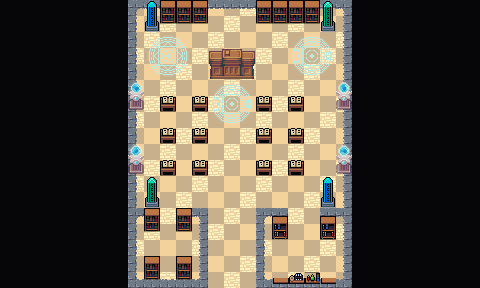

This is a level from a 2D game, rendered from its Tiled map with the project's own tilesets. A one-line summary and the map file follow, with tile-layer data summarised:
An orthogonal 30x18 tile map with 16x16 px tiles, 4 tile layers (Collision, Background, Ground and Walls, Clutter), 3 tilesets and 23 objects.

<map version="1.10" tiledversion="1.11.2" orientation="orthogonal" renderorder="right-down" width="30" height="18" tilewidth="16" tileheight="16" infinite="0" nextlayerid="7" nextobjectid="81">
 <editorsettings>
  <export target="wastetown..tmx" format="tmx" />
 </editorsettings>
 <properties>
  <property name="dungeonEffect" value="{&quot;startBattleWithCard&quot;: [ &quot;Quandrix Apprentice&quot; ]}" />
 </properties>
 <tileset firstgid="1" source="../../../../common/maps/tileset/main.tsx" />
 <tileset firstgid="10113" source="../../../../common/maps/tileset/buildings.tsx" />
 <tileset firstgid="11905" source="../../../../common/maps/tileset/dungeon/dungeon_bis.tsx" />
 <layer id="6" name="Collision" width="30" height="18">
  <data>[540 cells, 252 non-empty, 11 distinct tile ids]</data>
 </layer>
 <layer id="1" name="Background" width="30" height="18">
  <data>[540 cells, 540 non-empty, 5 distinct tile ids]</data>
 </layer>
 <layer id="2" name="Ground and Walls" width="30" height="18">
  <data>[540 cells, 252 non-empty, 26 distinct tile ids]</data>
 </layer>
 <layer id="3" name="Clutter" width="30" height="18">
  <properties>
   <property name="spriteLayer" type="bool" value="true" />
  </properties>
  <data>[540 cells, 105 non-empty, 29 distinct tile ids]</data>
 </layer>
 <objectgroup id="4" name="Objects">
  <object id="38" template="../../../../common/maps/obj/entry_up.tx" x="207.09" y="288.3" width="51" height="16">
   <properties>
    <property name="teleport" value="" />
   </properties>
  </object>
  <object id="50" template="../../../../common/maps/obj/enemy.tx" x="161.006" y="191.459">
   <properties>
    <property name="enemy" value="Esix" />
    <property name="threatRange" type="int" value="20" />
   </properties>
  </object>
  <object id="52" template="../../../../common/maps/obj/gold.tx" x="270.167" y="270.5" />
  <object id="53" template="../../../../common/maps/obj/enemy.tx" x="223.16" y="41.762">
   <properties>
    <property name="effect" value="{&quot;startBattleWithCard&quot;: [&quot;The Biblioplex|STX&quot;, &quot;Fractal Harness&quot;]}" />
    <property name="enemy" value="Tanazir" />
    <property name="reward">[
  {
    "type": "item",
    "probability": 1,
    "count": 1,
    "itemName": "Quandrix Key"
  }
]
</property>
   </properties>
  </object>
  <object id="57" template="../../../../common/maps/obj/booster.tx" x="294.308" y="269.487">
   <properties>
    <property name="reward">[
  {
    "editions": [ "STX" ],
    "type": "card",
    "count": 10,
    "rarity": [ "Common" ]
  },
  {
    "editions": [ "STX" ],
    "type": "card",
    "count": 3,
    "rarity": [ "Uncommon" ]
  },
  {
    "editions": [ "STX" ],
    "type": "card",
    "count": 1,
    "rarity": [ "Rare", "Mythic Rare" ]
  }
]
</property>
   </properties>
  </object>
  <object id="58" template="../../../../common/maps/obj/manashards.tx" x="317.975" y="272.958" />
  <object id="59" template="../../../../common/maps/obj/enemy.tx" x="254.878" y="125.935">
   <properties>
    <property name="enemy" value="Kianne" />
    <property name="speedModifier" type="float" value="10" />
    <property name="threatRange" type="int" value="40" />
   </properties>
  </object>
  <object id="60" template="../../../../common/maps/obj/enemy.tx" x="191.392" y="125.555">
   <properties>
    <property name="enemy" value="Adrix and Nev" />
    <property name="speedModifier" type="float" value="10" />
    <property name="threatRange" type="int" value="40" />
   </properties>
  </object>
  <object id="61" template="../../../../common/maps/obj/enemy.tx" x="288.444" y="192.133">
   <properties>
    <property name="enemy" value="Zimone" />
    <property name="threatRange" type="int" value="20" />
   </properties>
  </object>
  <object id="66" template="../../../../common/maps/obj/dialog.tx" x="190.333" y="219.583" width="80" height="15.5" visible="1">
   <properties>
    <property name="dialog">[
{
   "text": "The classrom ahead of you whirls with dizzying fractals of energy. At the class's front, a dragon pauses its lecture and gives you a derisive glare.
'Quandrix isn't accepting new students at the moment. Leave now, or you'll learn what it feels like to be divided  by zero.'",
   "options": [{
      "name": "(Continue)", "action": [{"deleteMapObject":-1}]}]
}
]</property>
   </properties>
  </object>
  <object id="67" template="../../../../common/maps/obj/gate.tx" gid="1073745949" x="286.599" y="216.606" width="34.1665" height="20.1818" rotation="0">
   <properties>
    <property name="dialog">[{
    "text":"This gate is locked.",
    "options":[
    { "name":"Leave" },
    {      
        "name":"Unlock with Quandrix Key",     
        "condition":[{"item":"Quandrix Key"}],    
        "text":"The gate swings open.",
        "options":[{"name":"Continue", "action":[ {"deleteMapObject":69}, {"removeItem":"Quandrix Key"}, {"deleteMapObject":-1}]} ]
    }
    ]
}]</property>
   </properties>
  </object>
  <object id="68" template="../../../../common/maps/obj/scroll.tx" x="158.635" y="246.507">
   <properties>
    <property name="reward" value="[ { &quot;type&quot;: &quot;card&quot;, &quot;cardName&quot;: &quot;Vineglimmer Snarl&quot;, &quot;editions&quot;: [ &quot;STX&quot; ], &quot;count&quot;: 1 } ]" />
   </properties>
  </object>
  <object id="70" template="../../../../common/maps/obj/collision.tx" x="207.534" y="47.4473" width="46.7036" height="30.75" />
  <object id="71" template="../../../../common/maps/obj/collision.tx" x="160.283" y="-1.41449" width="46.7036" height="24.8436" />
  <object id="72" template="../../../../common/maps/obj/collision.tx" x="257.469" y="0.464827" width="61.738" height="24.8436" />
  <object id="73" template="../../../../common/maps/obj/collision.tx" x="142.564" y="-0.072116" width="18.2456" height="31.8239" />
  <object id="74" template="../../../../common/maps/obj/collision.tx" x="320.56" y="0.196333" width="18.2456" height="31.8239" />
  <object id="75" template="../../../../common/maps/obj/collision.tx" x="322.171" y="174.703" width="13.2456" height="31.8239" />
  <object id="76" template="../../../../common/maps/obj/collision.tx" x="145.814" y="174.703" width="12.5789" height="31.8239" />
  <object id="77" template="../../../../common/maps/obj/collision.tx" x="129.377" y="81.7547" width="14.9122" height="28.4906" />
  <object id="78" template="../../../../common/maps/obj/collision.tx" x="128.211" y="143.755" width="14.9122" height="28.4906" />
  <object id="79" template="../../../../common/maps/obj/collision.tx" x="337.211" y="145.421" width="14.9122" height="28.4906" />
  <object id="80" template="../../../../common/maps/obj/collision.tx" x="337.544" y="83.088" width="14.9122" height="28.4906" />
 </objectgroup>
</map>
